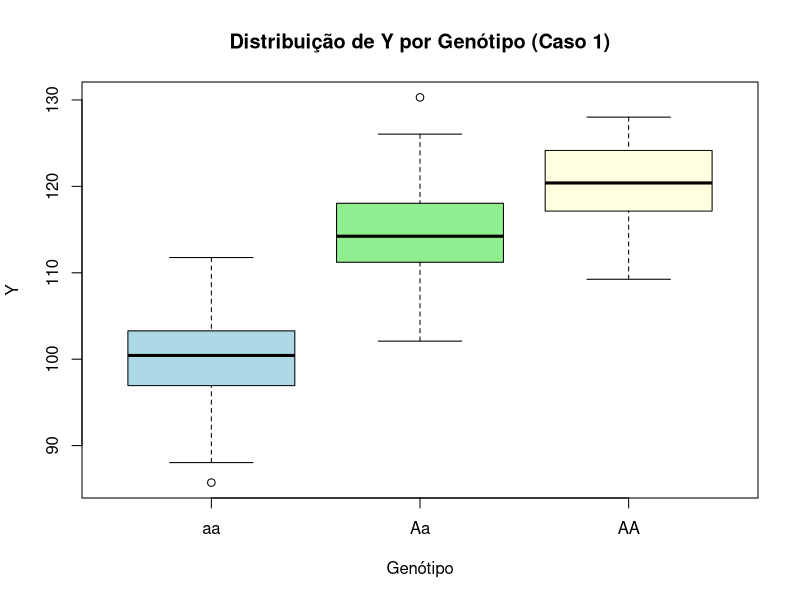
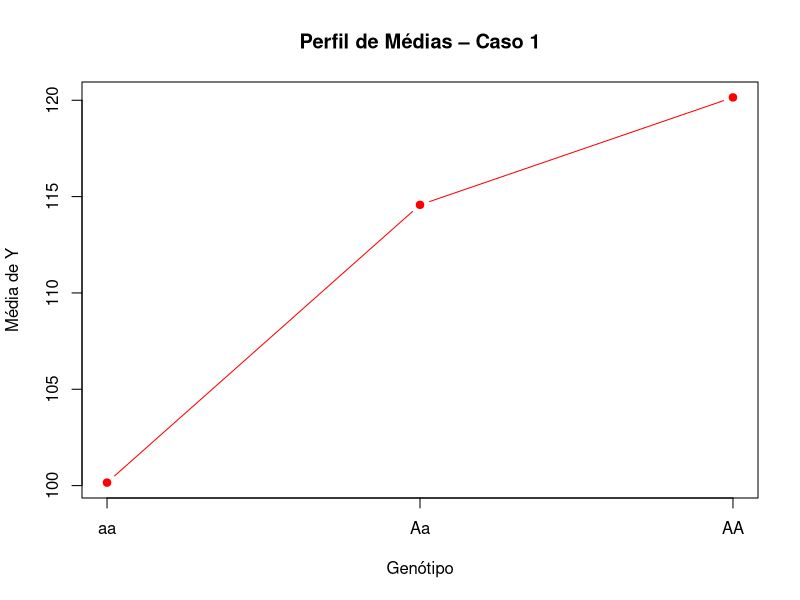
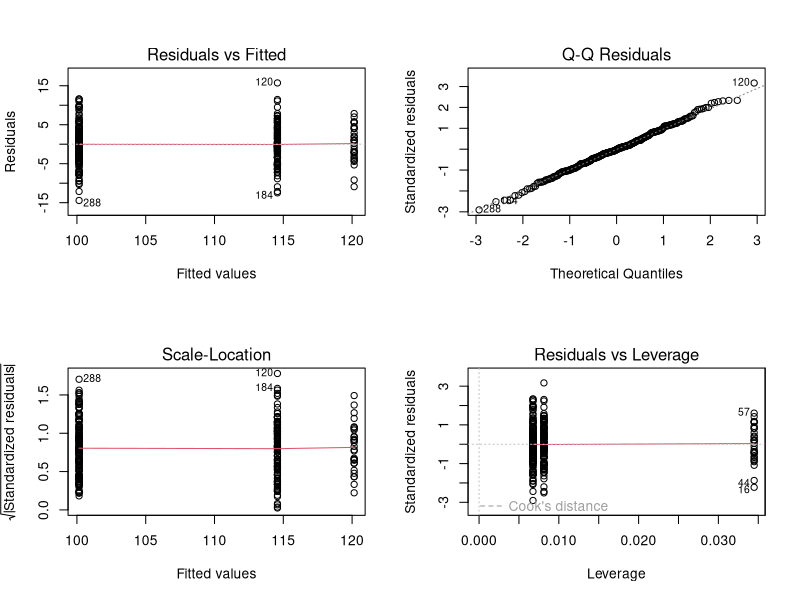
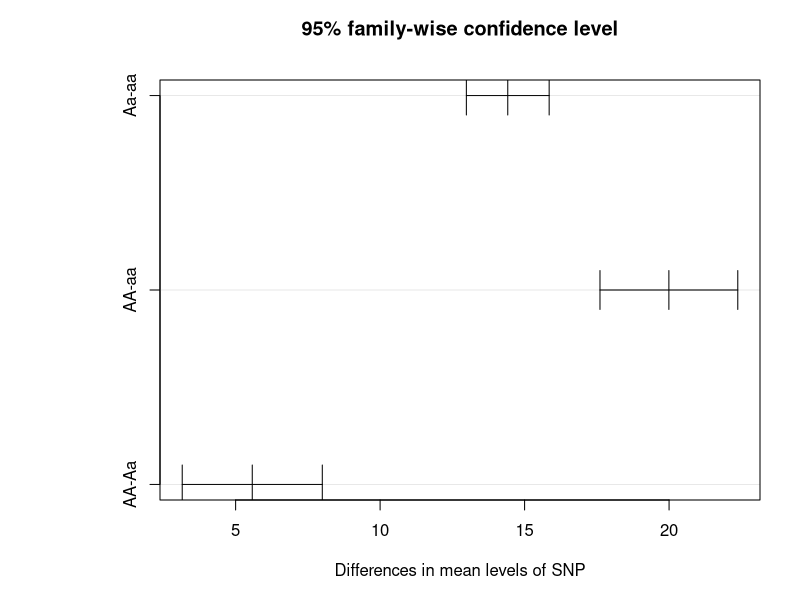
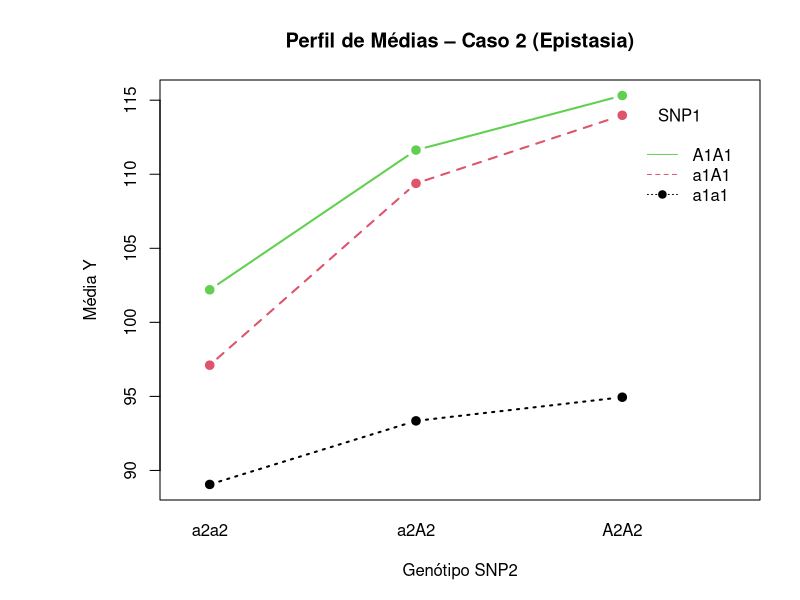
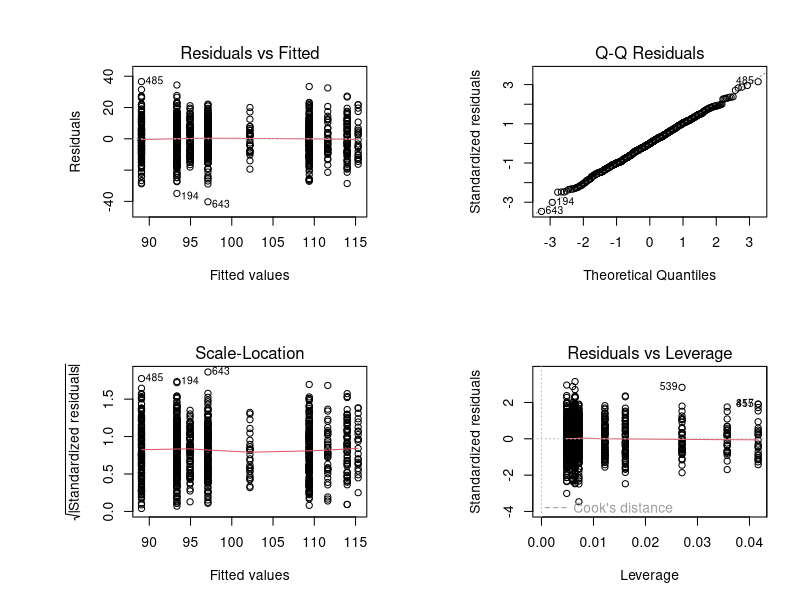
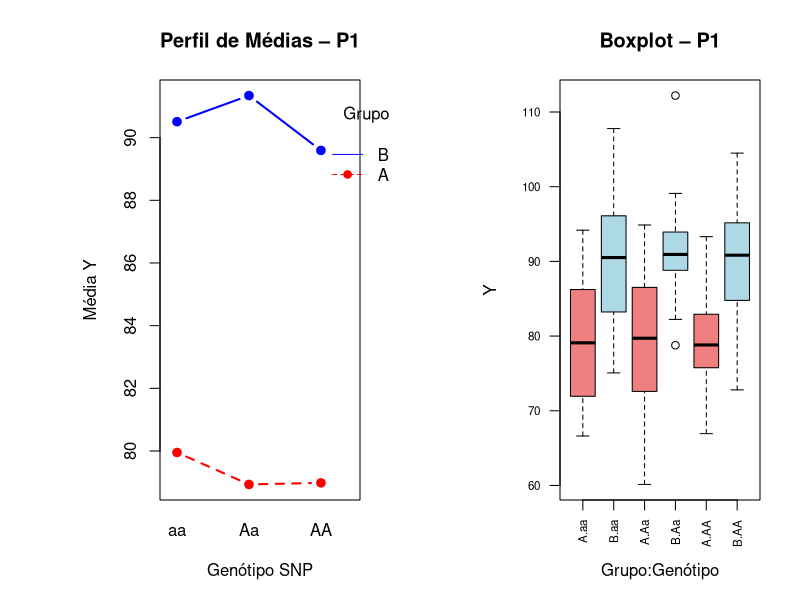
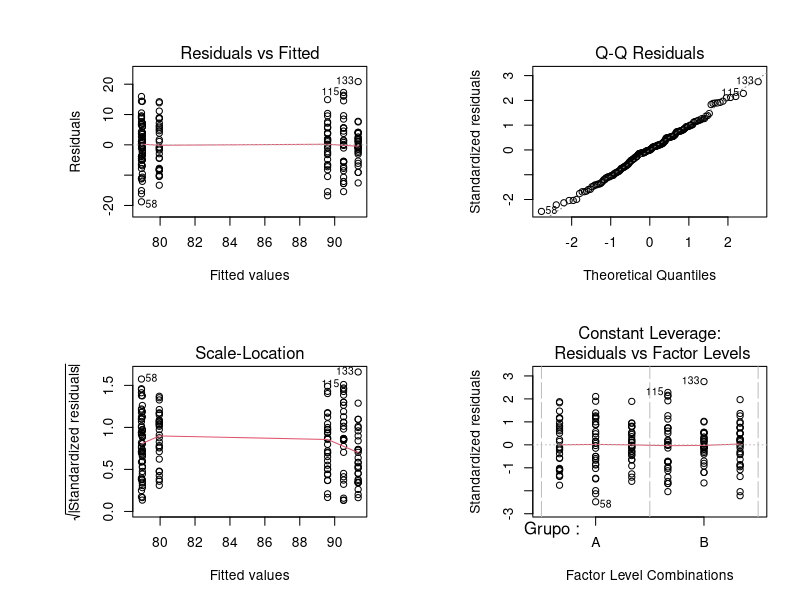

These figures' R source, in order:
## ---- chunk 1
knitr::opts_chunk$set(echo = TRUE, warning = FALSE, message = FALSE,
                      fig.width = 7, fig.height = 4)
## ---- chunk 2
set.seed(8732)
n_por_genot <- 100

# X: genótipos 0=aa, 1=Aa, 2=AA (distribuição ~binomial(2, p=0.3))
# probabilidades Hardy-Weinberg com p=0.3
p <- 0.3
freq <- c((1-p)^2, 2*p*(1-p), p^2)   # aa, Aa, AA
snp <- sample(0:2, n_por_genot*3, replace=TRUE, prob=freq)

# Y: resposta com efeito aditivo (a=10) e dominância (d=5) sobre a média basal 100
 # mu_aa=100, mu_Aa=115 (=100+d, com d=5 sobre midponto), mu_AA=120 (=100+2a)
# Parametrização: a=(mu_AA-mu_aa)/2=10; d=mu_Aa-(mu_AA+mu_aa)/2=5
mu <- c(100, 115, 120)[snp + 1]
Y1 <- rnorm(length(snp), mean = mu, sd = 5)

dat1 <- data.frame(Y = Y1, SNP = factor(snp, labels = c("aa","Aa","AA")),
                   snp_num = snp)

# Estatísticas descritivas por genótipo
library(psych)
descr1 <- describeBy(dat1, group = "SNP", mat = TRUE)

tabela1 <- descr1[c("Y1", "Y2", "Y3"), c("group1","n","mean","sd","median","min","max")]
tabela1$group1 <- c("aa", "Aa", "AA")
rownames(tabela1) <- NULL

knitr::kable(tabela1, digits = 2,
             col.names = c("genotype","n","mean","sd","median","min","max"),
             caption = "Estatísticas descritivas de Y por genótipo (Caso 1)")
## ---- chunk 3
boxplot(Y ~ SNP, data = dat1, col = c("lightblue","lightgreen","lightyellow"),
        main = "Distribuição de Y por Genótipo (Caso 1)", xlab = "Genótipo", ylab = "Y")

# Perfil de médias
medias1 <- tapply(dat1$Y, dat1$SNP, mean)
plot(0:2, medias1, type = "b", pch = 19, col = "red",
     xaxt = "n", xlab = "Genótipo", ylab = "Média de Y",
     main = "Perfil de Médias – Caso 1")
axis(1, at = 0:2, labels = c("aa","Aa","AA"))
## ---- chunk 4
# xa: -1 (aa), 0 (Aa), 1 (AA)  → captura efeito aditivo
# xd:  0 (aa), 1 (Aa), 0 (AA)  → captura desvio de dominância
dat1$xa <- dat1$snp_num - 1
dat1$xd <- ifelse(dat1$snp_num == 1, 1, 0)
## ---- chunk 5
fit1_ad <- lm(Y ~ xa + xd, data = dat1)
summary(fit1_ad)
anova(fit1_ad)
## ---- chunk 6
par(mfrow = c(2,2))
plot(fit1_ad)
par(mfrow = c(1,1))

shapiro.test(fit1_ad$residuals)
bartlett.test(Y ~ SNP, data = dat1)
## ---- chunk 7
fit1_aov <- aov(Y ~ SNP, data = dat1)
TukeyHSD(fit1_aov)
par(mar=c(5,8,4,2))
plot(TukeyHSD(fit1_aov))
## ---- chunk 8
set.seed(8732)
n_cell <- 100   # por célula (genótipo conjunto)

# SNP1 e SNP2 gerados independentemente (HWE, p1=0.3, p2=0.4)
p1 <- 0.3; p2 <- 0.4
freq1 <- c((1-p1)^2, 2*p1*(1-p1), p1^2)
freq2 <- c((1-p2)^2, 2*p2*(1-p2), p2^2)

snp1 <- sample(0:2, n_cell*9, replace=TRUE, prob=freq1)
snp2 <- sample(0:2, n_cell*9, replace=TRUE, prob=freq2)

# Estrutura de médias com epistasia (interação a1*a2)
# mu_base + a1_efeito + a2_efeito + interacao
a1 <- 8; d1 <- 4; a2 <- 6; d2 <- 3

xa1 <- snp1 - 1        # -1, 0, 1
xd1 <- ifelse(snp1==1, 1, 0) # 0, 1, 0
xa2 <- snp2 - 1
xd2 <- ifelse(snp2==1, 1, 0)

# Modelo com efeitos e interações
mu2 <- 100 + a1*xa1 + d1*xd1 + a2*xa2 + d2*xd2 +
       3*xa1*xa2 + 1.5*xa1*xd2 + 1.5*xd1*xa2 + 1*xd1*xd2

Y2 <- rnorm(length(mu2), mean = mu2, sd = 12)

dat2 <- data.frame(
  Y = Y2,
  SNP1 = factor(snp1, labels = c("a1a1","a1A1","A1A1")),
  SNP2 = factor(snp2, labels = c("a2a2","a2A2","A2A2")),
  xa1 = xa1, xd1 = xd1, xa2 = xa2, xd2 = xd2
)

# Estatísticas descritivas
cat("Dimensões do dataset (Caso 2):", nrow(dat2), "observações\n")
tapply(dat2$Y, list(dat2$SNP1, dat2$SNP2), mean) |>
  round(2) |>
  knitr::kable(caption = "Médias de Y por combinação genotípica (Caso 2)")
## ---- chunk 9
with(dat2,
     interaction.plot(SNP2, SNP1, Y, col = 1:3,
                      main = "Perfil de Médias – Caso 2 (Epistasia)",
                      xlab = "Genótipo SNP2", ylab = "Média Y",
                      lwd = 2, pch = 19, type = "b"))
## ---- chunk 10
# Parametrização explícita: xa1, xd1, xa2, xd2 e 4 termos de interação
fit2_completo <- lm(Y ~ xa1 + xd1 + xa2 + xd2 +
                        xa1:xa2 + xa1:xd2 + xd1:xa2 + xd1:xd2,
                    data = dat2)
summary(fit2_completo)
anova(fit2_completo)
## ---- chunk 11
fit2_reduzido <- lm(Y ~ xa1 + xd1 + xa2 + xd2 + xa1:xa2 + xd1:xa2, data = dat2)
summary(fit2_reduzido)
anova(fit2_reduzido)
anova(fit2_reduzido,fit2_completo)
## ---- chunk 12
par(mfrow = c(2,2)); plot(fit2_completo); par(mfrow = c(1,1))
shapiro.test(fit2_completo$residuals)
## ---- chunk 13
set.seed(8732)
n_rep <- 30   # réplicas
sigma  <- 8   # desvio padrão

# Médias fornecidas na lista
medias_pop <- list(
  P1 = matrix(c(80,80,80, 90,90,90), nrow=2, byrow=TRUE,
              dimnames=list(c("A","B"), c("aa","Aa","AA"))),
  P2 = matrix(c(75,80,90, 80,86,97), nrow=2, byrow=TRUE,
              dimnames=list(c("A","B"), c("aa","Aa","AA"))),
  P3 = matrix(c(75,80,85, 75,85,100), nrow=2, byrow=TRUE,
              dimnames=list(c("A","B"), c("aa","Aa","AA")))
)

# Gerar dados para cada população
gerar_pop <- function(mmat, n, sigma, pop_nome) {
  rows <- list()
  for (grp in rownames(mmat)) {
    for (geno in colnames(mmat)) {
      y <- rnorm(n, mean = mmat[grp, geno], sd = sigma)
      rows[[length(rows)+1]] <- data.frame(
        Y = y, Grupo = grp, Genotipo = geno,
        Geno_num = match(geno, c("aa","Aa","AA")) - 1,
        Pop = pop_nome
      )
    }
  }
  do.call(rbind, rows)
}

dat_P1 <- gerar_pop(medias_pop$P1, n_rep, sigma, "P1")
dat_P2 <- gerar_pop(medias_pop$P2, n_rep, sigma, "P2")
dat_P3 <- gerar_pop(medias_pop$P3, n_rep, sigma, "P3")

# Ordenar fatores
dat_P1$Genotipo <- factor(dat_P1$Genotipo, levels=c("aa","Aa","AA"))
dat_P2$Genotipo <- factor(dat_P2$Genotipo, levels=c("aa","Aa","AA"))
dat_P3$Genotipo <- factor(dat_P3$Genotipo, levels=c("aa","Aa","AA"))
## ---- chunk 14
analisa_pop <- function(dat, nome_pop) {
  cat("\n\n========================================\n")
  cat(" POPULAÇÃO:", nome_pop, "\n")
  cat("========================================\n\n")

  # (i) Estatísticas descritivas
  cat("--- (i) Estatísticas Descritivas ---\n")
  desc <- describeBy(dat, group = list(dat$Grupo, dat$Genotipo), mat=TRUE)
  print(knitr::kable(desc[grepl("^Y", rownames(desc)), 
                      c("group1","group2","n","mean","sd","median")],
                         digits=2, caption=paste("Descritivas –", nome_pop)))

  # (ii) Perfil de médias
  par(mfrow=c(1,2))
  with(dat,
       interaction.plot(Genotipo, Grupo, Y,
                        col=c("red","blue"), lwd=2, pch=19, type="b",
                        main=paste("Perfil de Médias –", nome_pop),
                        xlab="Genótipo SNP", ylab="Média Y"))

  # Boxplot
  boxplot(Y ~ Grupo:Genotipo, data=dat, col=c("lightcoral","lightblue"),
          main=paste("Boxplot –", nome_pop),
          xlab="Grupo:Genótipo", ylab="Y", las=2, cex.axis=0.7)
  par(mfrow=c(1,1))

  # (iii) ANOVA Fatorial 3$\times$2 – fator categórico
  cat("\n--- (iii) ANOVA Fatorial 3x2 (Genotipo categórico) ---\n")
  fit_cat <- aov(Y ~ Grupo * Genotipo, data=dat)
  print(summary(fit_cat))
  cat("\nCoeficientes:\n")
  print(coef(fit_cat))

  # Diagnóstico resíduos
  par(mfrow=c(2,2)); plot(fit_cat); par(mfrow=c(1,1))
  cat("\nShapiro-Wilk (normalidade resíduos):\n")
  print(shapiro.test(fit_cat$residuals))
  cat("Bartlett (homocedasticidade):\n")
  print(bartlett.test(Y ~ interaction(Grupo, Genotipo), data=dat))

  # Tukey
  cat("\nComparações múltiplas de Tukey:\n")
  tk <- TukeyHSD(fit_cat)
  print(tk)
  plot(tk, las=1, cex.axis=0.6)

  # (iv) SNP como variável quantitativa (1 g.l. – efeito linear)
  cat("\n--- (iv) SNP como variável quantitativa (efeito aditivo linear) ---\n")
  fit_num <- lm(Y ~ Grupo * Geno_num, data=dat)
  print(summary(fit_num))
  print(anova(fit_num))
  
  cat("\nComparação R²: categórico =", round(summary(lm(Y ~ Grupo * Genotipo, data=dat))$r.squared, 3),
    "| quantitativo =", round(summary(fit_num)$r.squared, 3), "\n")

  invisible(list(fit_cat=fit_cat, fit_num=fit_num))
}
## ---- chunk 15
res_P1 <- analisa_pop(dat_P1, "P1")
## ---- chunk 16
res_P2 <- analisa_pop(dat_P2, "P2")
## ---- chunk 17
res_P3 <- analisa_pop(dat_P3, "P3")
## ---- chunk 18
dat_all <- rbind(dat_P1, dat_P2, dat_P3)
dat_all$Pop <- factor(dat_all$Pop) # Transformo população em var. categórica

# Estatísticas descritivas do dataset combinado
desc_all <- describeBy(dat_all$Y,
                       group = list(dat_all$Pop, dat_all$Grupo, dat_all$Genotipo),
                       mat = TRUE)

tabela_all <- desc_all[, c("group1","group2","group3","n","mean","sd","median","min","max")]
rownames(tabela_all) <- NULL

knitr::kable(tabela_all, digits = 2,
             col.names = c("População","Grupo","Genótipo","n","Média","DP","Mediana","Mín","Máx"),
             caption = "Estatísticas descritivas de Y por População, Grupo e Genótipo")

# Perfil de médias
with(dat_all,
     interaction.plot(Genotipo, interaction(Grupo,Pop), Y,
                      main="Perfil Médias: SNP x Grupo x Populaçao",
                      xlab="Genótipo", ylab="Média Y",
                      lwd=2, type="b"))

# Modelo completo 3x2x3
fit_fixo <- aov(Y ~ Grupo * Genotipo * Pop, data = dat_all)
summary(fit_fixo)
# Coeficientes do modelo
fit_fixo$coef
## ---- chunk 19
library(lme4)

# Modelo misto: Population como efeito aleatório (intercepto aleatório por Pop)
fit_misto <- lmer(Y ~ Grupo * Genotipo + (1 | Pop), data = dat_all, REML = TRUE)
summary(fit_misto)
# Coeficientes do modelo
print(coef(fit_misto))

# Teste dos efeitos fixos
library(lmerTest)
fit_misto2 <- lmer(Y ~ Grupo * Genotipo + (1 | Pop), data = dat_all, REML = FALSE)
anova(fit_misto2)
## ---- chunk 20
# Ponto de corte: mediana global de cada dataset
corte1 <- median(dat1$Y)
corte2 <- median(dat2$Y)
corte_all <- median(dat_all$Y)

dat1$Ybin <- as.factor(ifelse(dat1$Y > corte1, 1, 0))
dat2$Ybin <- as.factor(ifelse(dat2$Y > corte2, 1, 0))
dat_all$Ybin <- as.factor(ifelse(dat_all$Y > corte_all, 1, 0))

cat("Ponto de corte Q1:", corte1, " | Distribuição:\n"); print(table(dat1$Ybin))

tab1 <- table(factor(dat1$Ybin, labels = c("baixo", "alto")), dat1$SNP)
tab1 <- rbind(tab1, "total" = colSums(tab1))
tab1

cat("Ponto de corte Q2:", corte2, " | Distribuição:\n"); print(table(dat2$Ybin))

plot <- ggplot2::ggplot(dat2, ggplot2::aes(x = SNP1, fill = SNP2)) +
  ggplot2::geom_bar(position = ggplot2::position_dodge()) +
  ggplot2::facet_wrap(~ Ybin) +
  ggplot2::scale_fill_brewer(type = "qual", palette = "Set2", name = "SNP2") +
  ggplot2::labs(
    title = "Contingência – Q2 (SNP1 x SNP2 x Resposta)",
    x = "Genótipo SNP1",
    y = "Contagem"
  ) +
  ggplot2::theme_minimal()

print(plot)
## ---- chunk 21
# Modelo logístico
fitrl1_ad <- glm(as.factor(Ybin) ~ xa + xd, family=binomial(link="logit"), data=dat1)
summary(fitrl1_ad)
cat("\nOR estimado (exp(coef)):\n")
print(exp(coef(fitrl1_ad)))
cat("\nIC para OR:\n")
print(exp(confint(fitrl1_ad)))
## ---- chunk 22
# Probabilidades preditas e tabela de classificação
pred1r <- predict(fitrl1_ad, type="response")
class1r <- ifelse(pred1r >= 0.5, 1, 0)
cat("Tabela de classificação:\n")
print(table(Predito=class1r, Observado=dat1$Ybin))
cat("Acurácia:", round(mean(class1r == dat1$Ybin), 3), "\n")

#plot(0:2, tapply(as.numeric(dat1$Ybin)-1, dat1$snp_num, mean),
#     type="b", pch=19, col="blue", xaxt="n",
#     xlab="Genótipo", ylab="P(Y=1 | Genótipo)",
#     main="Prob. estimadas vs. observadas – Regressão Logística (Q1-C1)")
#axis(1, at=0:2, labels=c("aa","Aa","AA"))
#lines(0:2, tapply(pred1r, dat1$snp_num, mean), col="red", lty=2, pch=15, type="b")
#legend("topleft", c("Observado","Predito"), col=c("blue","red"), lty=c(1,2), bty="n")
## ---- chunk 23
corte1 <- 111
dat1$Ybin <- as.factor(ifelse(dat1$Y > corte1, 1, 0))

cat("Ponto de corte Q1:", corte1, " | Distribuição:\n"); print(table(dat1$Ybin))
tab1 <- table(factor(dat1$Ybin, labels = c("baixo", "alto")), dat1$SNP)
tab1 <- rbind(tab1, "total" = colSums(tab1))
tab1

fitrl1_ad <- glm(as.factor(Ybin) ~ xa + xd, family=binomial(link="logit"), data=dat1)
summary(fitrl1_ad)
cat("\nOR estimado (exp(coef)):\n")
print(exp(coef(fitrl1_ad)))
cat("\nIC para OR:\n")
print(exp(confint(fitrl1_ad)))

pred1r <- predict(fitrl1_ad, type="response")
class1r <- ifelse(pred1r >= 0.5, 1, 0)
cat("Tabela de classificação:\n")
print(table(Predito=class1r, Observado=dat1$Ybin))
cat("Acurácia:", round(mean(class1r == dat1$Ybin), 3), "\n")
## ---- chunk 24
fitrl2 <- glm(Ybin ~ xa1 + xd1 + xa2 + xd2 +
                     xa1:xa2 + xa1:xd2 + xd1:xa2 + xd1:xd2,
              family=binomial(link="logit"), data=dat2)
summary(fitrl2)
cat("\nOR estimados:\n")
print(round(exp(coef(fitrl2)), 3))
cat("\nIC para OR:\n")
print(round(exp(confint(fitrl2)), 3))
## ---- chunk 25
pred2r <- predict(fitrl2, type="response")
class2r <- ifelse(pred2r >= 0.5, 1, 0)
cat("Tabela de classificação:\n")
print(table(Predito=class2r, Observado=dat2$Ybin))
cat("Acurácia:", round(mean(class2r == dat2$Ybin), 3), "\n")
## ---- chunk 26
corte2 <- 105
dat2$Ybin <- as.factor(ifelse(dat2$Y > corte2, 1, 0))

cat("Ponto de corte Q2:", corte2, " | Distribuição:\n"); print(table(dat2$Ybin))

plot <- ggplot2::ggplot(dat2, ggplot2::aes(x = SNP1, fill = SNP2)) +
  ggplot2::geom_bar(position = ggplot2::position_dodge()) +
  ggplot2::facet_wrap(~ Ybin) +
  ggplot2::scale_fill_brewer(type = "qual", palette = "Set2", name = "SNP2") +
  ggplot2::labs(
    title = "Contingência – Q2 (SNP1 x SNP2 x Resposta)",
    x = "Genótipo SNP1",
    y = "Contagem"
  ) +
  ggplot2::theme_minimal()

print(plot)

fitrl2 <- glm(Ybin ~ xa1 + xd1 + xa2 + xd2 +
                     xa1:xa2 + xa1:xd2 + xd1:xa2 + xd1:xd2,
              family=binomial(link="logit"), data=dat2)
summary(fitrl2)
cat("\nOR estimados:\n")
print(round(exp(coef(fitrl2)), 3))
cat("\nIC para OR:\n")
print(round(exp(confint(fitrl2)), 3))

pred2r <- predict(fitrl2, type="response")
class2r <- ifelse(pred2r >= 0.5, 1, 0)
cat("Tabela de classificação:\n")
print(table(Predito=class2r, Observado=dat2$Ybin))
cat("Acurácia:", round(mean(class2r == dat2$Ybin), 3), "\n")
## ---- chunk 27
fitrl2_reduzido <- glm(Ybin ~ xa1 + xd1 + xa2 + xd2 +
                              xa1:xa2 + xd1:xa2,
              family=binomial(link="logit"), data=dat2)
summary(fitrl2_reduzido)
cat("\nOR estimados:\n")
print(round(exp(coef(fitrl2_reduzido)), 3))
cat("\nIC para OR:\n")
print(round(exp(confint(fitrl2_reduzido)), 3))

pred2r <- predict(fitrl2_reduzido, type="response")
class2r <- ifelse(pred2r >= 0.5, 1, 0)
cat("Tabela de classificação:\n")
print(table(Predito=class2r, Observado=dat2$Ybin))
cat("Acurácia:", round(mean(class2r == dat2$Ybin), 3), "\n")

anova(fitrl2_reduzido, fitrl2)
## ---- chunk 28
logistica_pop <- function(dat, nome) {
  cat("\n\n==============================\n")
  cat(" POPULAÇÃO:", nome, "\n==============================\n")
  
  # Dicotomizar Y
  corte_local <- 90 # escolhemos um corte fixo aqui por conhecermos a natureza biológica dos dados (assumimos que se trata de pressão diastólica em repouso)
  dat$Ybin <- as.factor(ifelse(dat$Y > corte_local, 1, 0))

  # Visualizando contingência dos dados dicotomizados
  plot <- ggplot2::ggplot(dat, ggplot2::aes(x = Grupo, fill = Genotipo)) +
            ggplot2::geom_bar(position = ggplot2::position_dodge()) +
            ggplot2::facet_wrap(
              ~ Ybin,
              labeller = ggplot2::labeller(Ybin = c("0" = "normal", "1" = "hipertenso"))
            ) +
            ggplot2::scale_fill_brewer(type = "qual", palette = "Set2", name = "Genótipo") +
            ggplot2::labs(
              title = paste0("Contingência – População: ", nome),
              x = "Grupo",
              y = "Contagem"
            ) +
            ggplot2::theme_minimal()

  print(plot)

  # Fit do modelo logístico
  fit_logit <- glm(Ybin ~ Grupo * Genotipo,
                   family=binomial(link="logit"), data=dat)
  cat("\nModelo logístico – fator categórico:\n")
  print(summary(fit_logit))
  cat("\nOR estimados:\n")
  print(round(exp(coef(fit_logit)), 3))

  # Prob preditas
  pred_r <- predict(fit_logit, type="response")
  class_r <- ifelse(pred_r >= 0.5, 1, 0)
  cat("\nAcurácia:", round(mean(class_r == dat$Ybin), 3), "\n")

  # Fit do modelo logístico com Genótipo quantitativo
  fit_logit <- glm(Ybin ~ Grupo * Geno_num,
                   family=binomial(link="logit"), data=dat)
  cat("\nModelo logístico – genótipo quantitativo:\n")
  print(summary(fit_logit))
  cat("\nOR estimados:\n")
  print(round(exp(coef(fit_logit)), 3))

  # Prob preditas
  pred_r <- predict(fit_logit, type="response")
  class_r <- ifelse(pred_r >= 0.5, 1, 0)
  cat("\nAcurácia:", round(mean(class_r == dat$Ybin), 3), "\n")

  invisible(fit_logit)
}

logistica_pop(dat_P1, "P1")
logistica_pop(dat_P2, "P2")
logistica_pop(dat_P3, "P3")
## ---- chunk 29
# Contingência
contagem <- as.data.frame(table(dat_all$Grupo,
                                dat_all$Pop,
                                dat_all$Genotipo,
                                dat_all$Ybin))
names(contagem) <- c("Grupo", "Pop", "Genotipo", "Ybin", "Freq")
contagem$Grupo <- factor(contagem$Grupo, levels = c("A", "B"))
contagem$Pop <- factor(contagem$Pop, levels = c("P1", "P2", "P3"))
contagem$Genotipo <- factor(contagem$Genotipo, levels = c("aa", "Aa", "AA"))
contagem$Ybin <- factor(contagem$Ybin, levels = c("0", "1"))

plot <- ggplot2::ggplot(contagem,
                        ggplot2::aes(x = Grupo,
                                     y = Pop,
                                     fill = Genotipo,
                                     size = Freq)) +
  ggplot2::geom_point(position = ggplot2::position_dodge(width = 0.8),
                      shape = 21,
                      color = "black",
                      alpha = 0.8) +
  ggplot2::facet_wrap(
    ~ Ybin,
    labeller = ggplot2::labeller(
      Ybin = c("0" = "normal", "1" = "hipertenso")
    )
  ) +
  ggplot2::scale_fill_brewer(type = "qual", palette = "Set2", name = "Genótipo") +
  ggplot2::scale_size_area(max_size = 16, guide = ggplot2::guide_legend(title = "Contagem")) +
  ggplot2::labs(
    title = "Contingência de Y dicotomizada para as 3 populações",
    x = "Grupo",
    y = "População"
  ) +
  ggplot2::theme_minimal()

print(plot)

# Efeito fixo de Pop
fitrl_all_fixo <- glm(Ybin ~ Grupo * Genotipo * Pop,
                      family=binomial(link="logit"), data=dat_all)
summary(fitrl_all_fixo)
cat("\nOR estimados:\n")
print(round(exp(coef(fitrl_all_fixo)), 3))

# Modelo misto logístico (Pop aleatório)
library(lme4)
fitrl_all_misto <- glmer(Ybin ~ Grupo * Genotipo + (1|Pop),
                         family=binomial(link="logit"), data=dat_all)
summary(fitrl_all_misto)
## ---- chunk 30
# ANOVA Q1C1
pval_anova_q1 <- anova(lm(Y ~ xa + xd, data=dat1))["xa","Pr(>F)"]
pval_logit_q1 <- summary(fitrl1_ad)$coef["xa","Pr(>|z|)"]
pval_anova_P2 <- anova(res_P2$fit_cat)["Genotipo","Pr(>F)"]
pval_anova_P3 <- anova(res_P3$fit_cat)["Grupo:Genotipo","Pr(>F)"]

# Logístico P2
d2tmp <- dat_P2
d2tmp$xa <- d2tmp$Geno_num - 1
d2tmp$xd <- ifelse(d2tmp$Geno_num==1, 1, 0)
d2tmp$Gb <- ifelse(d2tmp$Grupo=="A", 0, 1)
d2tmp$Ybin2 <- as.factor(ifelse(d2tmp$Y > median(d2tmp$Y), 1, 0))
pval_logit_P2 <- tryCatch(
  summary(glm(Ybin2 ~ Gb*(xa+xd), family=binomial, data=d2tmp))$coef["xa","Pr(>|z|)"],
  error = function(e) NA)

# Logístico P3
d3tmp <- dat_P3
d3tmp$xa <- d3tmp$Geno_num - 1
d3tmp$xd <- ifelse(d3tmp$Geno_num==1, 1, 0)
d3tmp$Gb <- ifelse(d3tmp$Grupo=="A", 0, 1)
d3tmp$Ybin3 <- as.factor(ifelse(d3tmp$Y > median(d3tmp$Y), 1, 0))
fit_logit_p3 <- tryCatch(
  glm(Ybin3 ~ Gb*(xa+xd), family=binomial, data=d3tmp),
  error = function(e) NULL)
pval_logit_P3 <- if(!is.null(fit_logit_p3)) {
  cf <- summary(fit_logit_p3)$coef
  if ("Gb:xa" %in% rownames(cf)) cf["Gb:xa","Pr(>|z|)"] else NA
} else NA

comp <- data.frame(
  Modelo  = c("ANOVA xa (Q1-C1)", "Logístico xa (Q1-C1)",
              "ANOVA SNP (P2)", "Logístico xa (P2)",
              "ANOVA SNP x Grupo (P3)", "Logístico xa x Grupo (P3)"),
  P_valor = round(c(pval_anova_q1, pval_logit_q1,
                    pval_anova_P2, pval_logit_P2,
                    pval_anova_P3, pval_logit_P3), 4)
)
knitr::kable(comp, caption="Comparação de p-valores: ANOVA vs. Regressão Logística")
